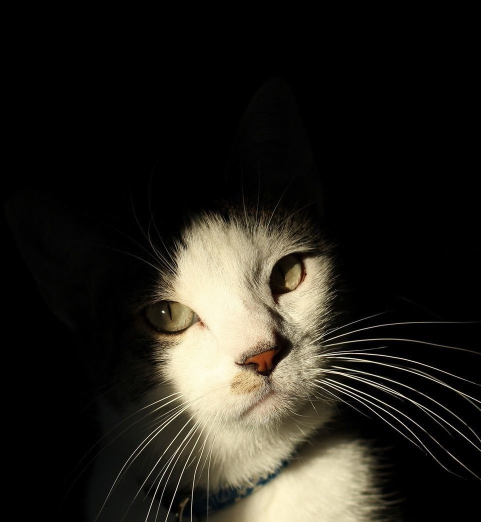
#> input picture 2.ImagePointProcessing/Bai_1/Code/cat_1.jpg, 962 x 1043 px (shown at 1/2 size)
$ python HW2_BAI_1_Threshhold_function.py
#> lines starting #> are read from the running program, lines starting #| are printed output that depends on the picture; after the words box and inside, x2 and y2 are one past the last pixel; in counts of white or black regions, pixels touching at a corner belong together
import numpy as np
import cv2
img_gray=cv2.imread('cat_1.jpg',0)
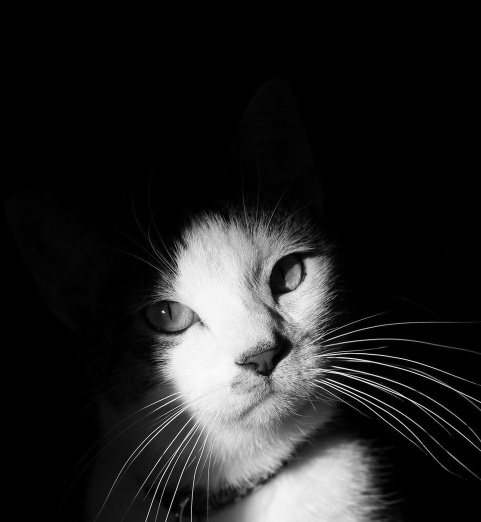
#> img_gray: shape (1043, 962) (shown at 1/2 size); min 0, max 255, mean 34.8
img_color=cv2.imread('cat_1.jpg',cv2.IMREAD_UNCHANGED)
#> img_color is the input picture: shape (1043, 962, 3); mean B, G, R 28.3, 34.7, 37.3


img_gray_1=cv2.threshold(img_gray,225,255,cv2.THRESH_BINARY)[1]
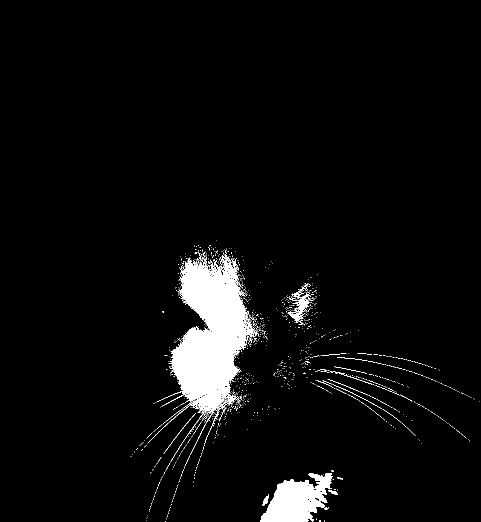
#> img_gray_1: shape (1043, 962) (shown at 1/2 size); 4.4% white; 1298 white regions (1274 under 20 px), largest, box (x1, y1, x2, y2) and area: (295, 510, 518, 924) 30904, (520, 946, 666, 1043) 8455, (575, 583, 621, 643) 827


cv2.namedWindow('img_color', cv2. WINDOW_NORMAL)
cv2.namedWindow('img_gray_1', cv2. WINDOW_NORMAL)
cv2.imshow('img_color',img_color)
cv2.imshow('img_gray_1',img_gray_1)
cv2.imwrite('ThreshHold_Function.jpg',img_gray_1)
cv2.waitKey(0)
cv2.destroyAllWindows()
